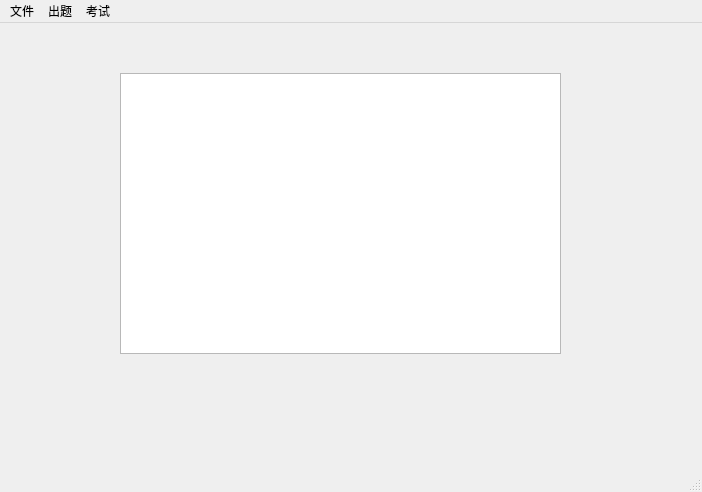
<?xml version="1.0" encoding="UTF-8"?>
<ui version="4.0">
 <class>MainWindow</class>
 <widget class="QMainWindow" name="MainWindow">
  <property name="geometry">
   <rect>
    <x>0</x>
    <y>0</y>
    <width>702</width>
    <height>492</height>
   </rect>
  </property>
  <property name="windowTitle">
   <string>MainWindow</string>
  </property>
  <widget class="QWidget" name="centralwidget">
   <widget class="QTableWidget" name="questionTable">
    <property name="geometry">
     <rect>
      <x>120</x>
      <y>50</y>
      <width>441</width>
      <height>281</height>
     </rect>
    </property>
   </widget>
  </widget>
  <widget class="QMenuBar" name="menubar">
   <property name="geometry">
    <rect>
     <x>0</x>
     <y>0</y>
     <width>702</width>
     <height>21</height>
    </rect>
   </property>
   <widget class="QMenu" name="menuFile">
    <property name="title">
     <string>文件</string>
    </property>
    <addaction name="actionNew"/>
    <addaction name="actionOpen"/>
    <addaction name="actionSave"/>
    <addaction name="actionExit"/>
   </widget>
   <widget class="QMenu" name="menuquestion">
    <property name="title">
     <string>出题</string>
    </property>
    <addaction name="actionAddSingleChoice"/>
    <addaction name="actionAddMultipleChoice"/>
    <addaction name="actionAddJudgement"/>
    <addaction name="actionAddEssay"/>
   </widget>
   <widget class="QMenu" name="menuExam">
    <property name="title">
     <string>考试</string>
    </property>
    <addaction name="actionStarExam"/>
   </widget>
   <addaction name="menuFile"/>
   <addaction name="menuquestion"/>
   <addaction name="menuExam"/>
  </widget>
  <widget class="QStatusBar" name="statusbar"/>
  <action name="actionNew">
   <property name="text">
    <string>新建试卷</string>
   </property>
  </action>
  <action name="actionOpen">
   <property name="text">
    <string>打开试卷</string>
   </property>
  </action>
  <action name="actionSave">
   <property name="text">
    <string>保存试卷</string>
   </property>
  </action>
  <action name="actionExit">
   <property name="text">
    <string>退出</string>
   </property>
  </action>
  <action name="actionAddSingleChoice">
   <property name="text">
    <string>添加单选题</string>
   </property>
  </action>
  <action name="actionAddMultipleChoice">
   <property name="text">
    <string>添加多选题</string>
   </property>
  </action>
  <action name="actionAddJudgement">
   <property name="text">
    <string>添加判断题</string>
   </property>
  </action>
  <action name="actionAddEssay">
   <property name="text">
    <string>添加问答题</string>
   </property>
  </action>
  <action name="actionStarExam">
   <property name="text">
    <string>开始考试</string>
   </property>
  </action>
 </widget>
 <resources/>
 <connections/>
</ui>
